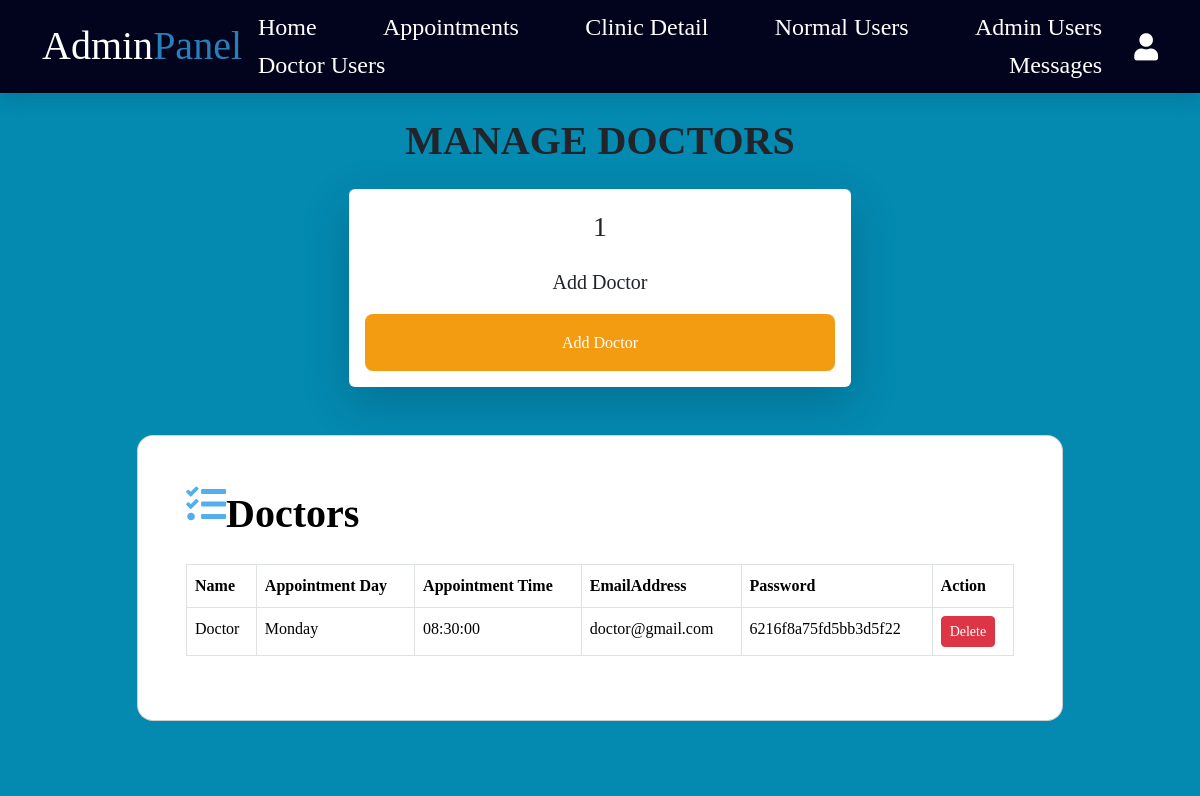
/admin/doctor.php (signed in), run on the app's committed database.
### tables this page shows
CREATE TABLE `doctor` (
  `id` int(11) NOT NULL,
  `Name` varchar(100) NOT NULL,
  `AppointmentDay` varchar(50) NOT NULL,
  `AppointmentTime` time NOT NULL,
  `EmailAddress` varchar(100) NOT NULL,
  `Password` varchar(20) NOT NULL
);

### admin/doctor.php (the view, shortened to what this page needs)
<?php
include '../components/connect.php';
?>
<!DOCTYPE html>
<html lang="en">
<head>
  <link href="https://cdn.jsdelivr.net/npm/bootstrap@5.3.2/dist/css/bootstrap.min.css" rel="stylesheet">
  <link rel="stylesheet" href="https://cdnjs.cloudflare.com/ajax/libs/font-awesome/5.15.4/css/all.min.css" />
  <link rel="stylesheet" href="../css/style.css" />
</head>
<body style="background-color: #0489b1">
  <?php
  include "../components/admin_header.php";
  ?>
  <section class="dashboard" style="background-color: #0489b1">
    <div class="container">
      <div class="d-flex justify-content-center">
        <p class="text-uppercase fs-1 fw-bolder my-3">Manage Doctors</p>
      </div>
      <div class="continer text-center align-items-center">
        <div class="d-flex justify-content-center">
          <div class="mx-2 shadow-lg p-3 bg-body rounded profile_box">
            <?php
            $select_doctor = $conn->prepare("SELECT * FROM `doctor`");
            $select_doctor->execute();
            $number_of_doctor = $select_doctor->rowCount()
            ?>
            <p class="fs-3"><?= $number_of_doctor; ?></p>
            <p class="fs-5">Add Doctor</p>
            <a href="addDoctor.php" class="option-btn">Add Doctor</a>
          </div>
        </div>
      </div>
    </div>
  </section>
  <section class="vh-200" style="background-color: #0489b1">
    <div class="container py-5 h-100">
      <div class="row d-flex justify-content-center align-items-center h-100">
        <div class="col col-xl-10">
          <div class="card" style="border-radius: 1rem">
            <div class="row g-0">
              <div class="col-md-3 col-lg-12 d-flex align-items-center">
                <div class="card-body p-4 p-lg-5 text-black">
                  <form action="" method="POST">
                    <div class="d-flex align-items-center mb-3 pb-1">
                      <i class="fas fa-tasks fa-3x mr-2" style="color: #55acee"></i>
                      <span class="h1 fw-bold mb-0">Doctors</span>
                    </div>
                    <table class="table table-bordered table-hover">
                      <thead>
                        <tr>
                          <th>Name</th>
                          <th>Appointment Day</th>
                          <th>Appointment Time</th>
                          <th>EmailAddress</th>
                          <th>Password</th>
                          <th>Action</th>
                        </tr>
                      </thead>
                      <tbody>
                        <?php
                        $select_doctor = $conn->prepare("SELECT * FROM `doctor`");
                        $select_doctor->execute();
                        while ($row = $select_doctor->fetch(PDO::FETCH_ASSOC)) {
                        ?>
                          <tr>
                            <td><?= $row['Name']; ?></td>
                            <td><?= $row['AppointmentDay']; ?></td>
                            <td><?= $row['AppointmentTime']; ?></td>
                            <td><?= $row['EmailAddress']; ?></td>
                            <td><?= $row['Password']; ?></td>
                            <td>
                              <form method="POST" action="">
                                <button type="submit" name="delete" class="btn btn-danger btn-sm" onclick="return confirm('Are you sure you want to delete this appointment?')">Delete</button>
                              </form>
                            </td>
                          </tr>
                        <?php
                        }
                        ?>
                      </tbody>
                    </table>
                  </form>
                </div>
              </div>
            </div>
          </div>
        </div>
      </div>
    </div>
  </section>
</body>
</html>

### css/style.css (style rules this page uses)
:root { --main-color:#2980b9; --orange:#f39c12; --red:#e74c3c; --black:#02041d; --white:#fff; --light-color:#666; --light-bg:#eee; --border:.2rem solid var(--black); --box-shadow:0 .5rem 1rem rgba(0,0,0,.1); }
body { font-family: "Times New Roman", Times, serif; font-size: 16px; line-height: 1.6; }
p { font-family: "Times New Roman", Times, serif; }
.main-btn, .delete-btn, .option-btn { display: block; width: 100%; margin-top: 1rem; border-radius: .5rem; padding:1rem 2rem; font-size: 1.0rem; text-transform: capitalize; color:var(--white); cursor: pointer; text-align: center; text-decoration: none; }
.option-btn { background-color: var(--orange); }
.fas { color: #55acee; font-size: 40px; padding-bottom: 20px; }
.profile_box { width: 45%; }

### data on the page
doctor: Name "Doctor", AppointmentDay "Monday", AppointmentTime "08:30:00", EmailAddress "doctor@gmail.com", Password "6216f8a75fd5bb3d5f22"

### other printed values
$number_of_doctor "1"
